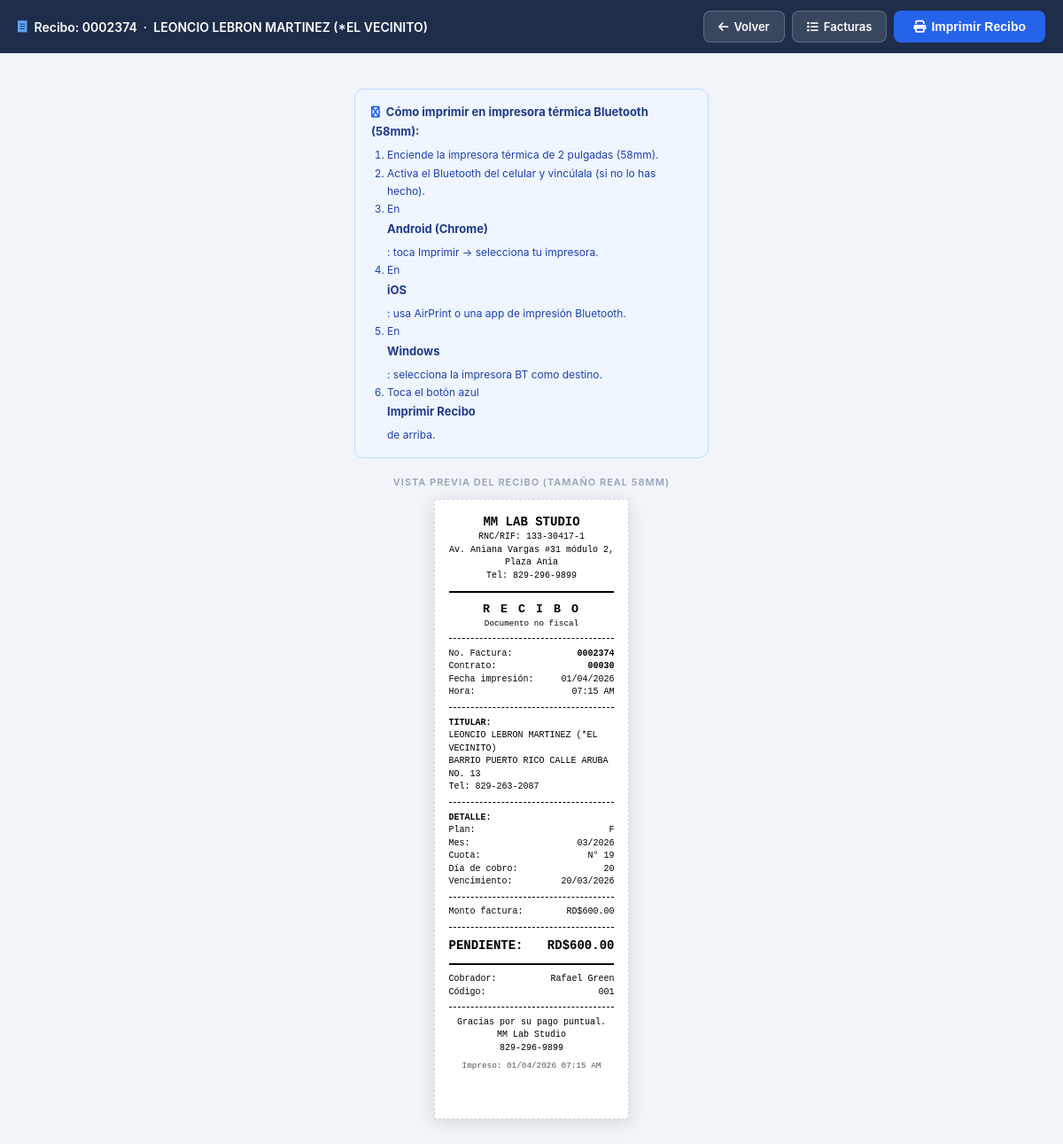
Screenshot of /cobrador/imprimir.php?factura_id=2559 (signed in) with the database file from the repository.
### tables this page shows
CREATE TABLE `facturas` (
  `id` int(11) NOT NULL,
  `numero_factura` varchar(7) NOT NULL,
  `cuota` int(11) NOT NULL,
  `mes_factura` varchar(7) NOT NULL,
  `contrato_id` int(11) NOT NULL,
  `fecha_emision` date NOT NULL,
  `fecha_vencimiento` date NOT NULL,
  `monto` decimal(10,2) NOT NULL,
  `monto_pendiente` decimal(10,2) DEFAULT 0.00,
  `estado` enum('pendiente','pagada','vencida','anulada','incompleta') DEFAULT 'pendiente',
  `notas` text DEFAULT NULL,
  `created_at` timestamp NOT NULL DEFAULT current_timestamp(),
  `updated_at` timestamp NOT NULL DEFAULT current_timestamp() ON UPDATE current_timestamp(),
  `cantidad_dependientes` int(11) DEFAULT 0,
  `tiene_geriatrico` tinyint(1) DEFAULT 0
);

CREATE TABLE `clientes` (
  `id` int(11) NOT NULL,
  `codigo` varchar(5) NOT NULL,
  `nombre` varchar(100) NOT NULL,
  `apellidos` varchar(100) NOT NULL,
  `cedula` varchar(13) NOT NULL,
  `telefono1` varchar(15) NOT NULL,
  `telefono2` varchar(15) DEFAULT NULL,
  `telefono3` varchar(15) DEFAULT NULL,
  `direccion` text NOT NULL,
  `email` varchar(100) NOT NULL,
  `fecha_nacimiento` date DEFAULT NULL,
  `fecha_registro` datetime NOT NULL,
  `estado` enum('activo','inactivo','suspendido') DEFAULT 'activo',
  `cobrador_id` int(11) NOT NULL,
  `vendedor_id` int(11) NOT NULL,
  `notas` text DEFAULT NULL,
  `created_at` timestamp NOT NULL DEFAULT current_timestamp(),
  `updated_at` timestamp NOT NULL DEFAULT current_timestamp() ON UPDATE current_timestamp()
);

CREATE TABLE `contratos` (
  `id` int(11) NOT NULL,
  `numero_contrato` varchar(20) DEFAULT NULL,
  `cliente_id` int(11) NOT NULL,
  `plan_id` int(11) NOT NULL,
  `fecha_inicio` date NOT NULL,
  `fecha_fin` date DEFAULT NULL,
  `monto_mensual` decimal(10,2) NOT NULL,
  `monto_total` decimal(10,2) NOT NULL,
  `dia_cobro` int(11) NOT NULL,
  `estado` enum('activo','cancelado','suspendido') DEFAULT 'activo',
  `vendedor_id` int(11) DEFAULT NULL,
  `notas` text DEFAULT NULL,
  `created_at` timestamp NOT NULL DEFAULT current_timestamp(),
  `updated_at` timestamp NOT NULL DEFAULT current_timestamp() ON UPDATE current_timestamp()
);

CREATE TABLE `planes` (
  `id` int(11) NOT NULL,
  `codigo` varchar(20) DEFAULT NULL,
  `nombre` varchar(100) NOT NULL,
  `descripcion` text DEFAULT NULL,
  `precio_base` decimal(10,2) NOT NULL,
  `cobertura_maxima` decimal(10,2) DEFAULT NULL,
  `edad_minima` int(11) DEFAULT NULL,
  `edad_maxima` int(11) DEFAULT NULL,
  `periodo_carencia` int(11) DEFAULT NULL,
  `estado` enum('activo','inactivo') DEFAULT 'activo',
  `created_at` timestamp NOT NULL DEFAULT current_timestamp(),
  `updated_at` timestamp NOT NULL DEFAULT current_timestamp() ON UPDATE current_timestamp()
);

CREATE TABLE `cobradores` (
  `id` int(11) NOT NULL,
  `codigo` varchar(3) NOT NULL,
  `nombre_completo` varchar(200) NOT NULL,
  `descripcion` text DEFAULT NULL,
  `fecha_ingreso` date NOT NULL,
  `estado` enum('activo','inactivo') DEFAULT 'activo',
  `usuario_id` int(11) DEFAULT NULL,
  `telefono` varchar(15) DEFAULT NULL,
  `email` varchar(100) DEFAULT NULL,
  `created_at` timestamp NOT NULL DEFAULT current_timestamp(),
  `updated_at` timestamp NOT NULL DEFAULT current_timestamp() ON UPDATE current_timestamp()
);

### cobrador/imprimir.php (the view, shortened to what this page needs)
<?php
require_once __DIR__ . '/config_cobrador.php';
$facturaId  = (int)($_GET['factura_id'] ?? 0);
try {
    $stmt = $conn->prepare("
        SELECT
            f.id,
            f.numero_factura,
            f.mes_factura,
            f.cuota,
            f.monto,
            f.fecha_emision,
            f.fecha_vencimiento,
            f.estado,
            f.notas,
            c.numero_contrato,
            c.dia_cobro,
            c.monto_mensual,
            cl.nombre,
            cl.apellidos,
            cl.cedula,
            cl.direccion,
            cl.telefono1,
            cl.telefono2,
            p.nombre          AS plan_nombre,
            co.nombre_completo AS cobrador_nombre,
            co.codigo          AS cobrador_codigo,
            cfg.nombre_empresa,
            cfg.rif            AS empresa_rif,
            cfg.direccion      AS empresa_dir,
            cfg.telefono       AS empresa_tel,
            cfg.email          AS empresa_email,
            COALESCE(
                (SELECT SUM(pg.monto)
                 FROM pagos pg
                 WHERE pg.factura_id = f.id
                   AND pg.estado     = 'procesado'), 0
            ) AS total_abonado
        FROM facturas f
        JOIN contratos            c   ON f.contrato_id  = c.id
        JOIN clientes             cl  ON c.cliente_id   = cl.id
        JOIN planes               p   ON c.plan_id      = p.id
        JOIN cobradores           co  ON co.id          = cl.cobrador_id
        CROSS JOIN configuracion_sistema cfg
        WHERE f.id = ?
        LIMIT 1
    ");
    $stmt->execute([$facturaId]);
    $f = $stmt->fetch(PDO::FETCH_ASSOC);
} catch (PDOException $e) {
    error_log('imprimir.php: ' . $e->getMessage());
    die('<p style="font-family:sans-serif;color:red;padding:20px;">
         Error al cargar la factura. Intenta de nuevo.</p>');
}
$montoPendiente = max(0, (float)$f['monto'] - (float)$f['total_abonado']);
$fechaImpresion = date('d/m/Y h:i A');
?>
<!DOCTYPE html>
<html lang="es">
<head>
  <link rel="stylesheet" href="https://cdnjs.cloudflare.com/ajax/libs/font-awesome/6.5.0/css/all.min.css">
</head>
<body>
<div class="controles no-print">
  <div class="controles-titulo">
    <i class="fas fa-receipt"></i>
    Recibo: <?= htmlspecialchars($f['numero_factura']) ?>
    &nbsp;·&nbsp;
    <?= htmlspecialchars($f['nombre'] . ' ' . $f['apellidos']) ?>
  </div>
  <div class="controles-btns">
    <a href="javascript:history.back()" class="btn-ctrl btn-volver">
      <i class="fas fa-arrow-left"></i> Volver
    </a>
    <a href="facturas.php" class="btn-ctrl btn-volver">
      <i class="fas fa-list"></i> Facturas
    </a>
    <button class="btn-ctrl btn-imprimir" onclick="window.print()">
      <i class="fas fa-print"></i> Imprimir Recibo
    </button>
  </div>
</div>
<div class="pagina-wrapper">
  <div class="instrucciones no-print">
    <strong>
      <i class="fas fa-bluetooth" style="color:#2563EB;margin-right:4px;"></i>
      Cómo imprimir en impresora térmica Bluetooth (58mm):
    </strong>
    <ol>
      <li>Enciende la impresora térmica de 2 pulgadas (58mm).</li>
      <li>Activa el Bluetooth del celular y vincúlala (si no lo has hecho).</li>
      <li>En <strong>Android (Chrome)</strong>: toca Imprimir → selecciona tu impresora.</li>
      <li>En <strong>iOS</strong>: usa AirPrint o una app de impresión Bluetooth.</li>
      <li>En <strong>Windows</strong>: selecciona la impresora BT como destino.</li>
      <li>Toca el botón azul <strong>Imprimir Recibo</strong> de arriba.</li>
    </ol>
  </div>
  <div class="label-preview no-print">
    Vista previa del recibo (tamaño real 58mm)
  </div>
  <div class="recibo">
    <div class="r-c r-lg">
      <?= htmlspecialchars(mb_strtoupper($f['nombre_empresa'])) ?>
    </div>
    <?php if ($f['empresa_rif']): ?>
    <div class="r-c r-sm">
      RNC/RIF: <?= htmlspecialchars($f['empresa_rif']) ?>
    </div>
    <?php endif; ?>
    <?php if ($f['empresa_dir']): ?>
    <div class="r-c r-sm">
      <?= htmlspecialchars(mb_substr($f['empresa_dir'], 0, 42)) ?>
    </div>
    <?php endif; ?>
    <?php if ($f['empresa_tel']): ?>
    <div class="r-c r-sm">
      Tel: <?= htmlspecialchars($f['empresa_tel']) ?>
    </div>
    <?php endif; ?>
    <div class="r-sep2"></div>
    <div class="r-c r-b" style="font-size:10pt;letter-spacing:2px;">
      R E C I B O
    </div>
    <div class="r-c r-xs">Documento no fiscal</div>
    <div class="r-sep"></div>
    <div class="r-row r-sm">
      <span>No. Factura:</span>
      <span class="r-b"><?= htmlspecialchars($f['numero_factura']) ?></span>
    </div>
    <div class="r-row r-sm">
      <span>Contrato:</span>
      <span class="r-b"><?= htmlspecialchars($f['numero_contrato']) ?></span>
    </div>
    <div class="r-row r-sm">
      <span>Fecha impresión:</span>
      <span><?= date('d/m/Y') ?></span>
    </div>
    <div class="r-row r-sm">
      <span>Hora:</span>
      <span><?= date('h:i A') ?></span>
    </div>
    <div class="r-sep"></div>
    <div class="r-sm r-b">TITULAR:</div>
    <div class="r-sm">
      <?= htmlspecialchars(mb_strtoupper($f['nombre'] . ' ' . $f['apellidos'])) ?>
    </div>
    <?php if ($f['direccion']): ?>
    <div class="r-sm" style="word-break:break-word;">
      <?= htmlspecialchars(mb_substr($f['direccion'], 0, 50)) ?>
    </div>
    <?php endif; ?>
    <?php if ($f['telefono1']): ?>
    <div class="r-sm">
      Tel: <?= htmlspecialchars($f['telefono1']) ?>
    </div>
    <?php endif; ?>
    <div class="r-sep"></div>
    <div class="r-sm r-b">DETALLE:</div>
    <div class="r-row r-sm">
      <span>Plan:</span>
      <span><?= htmlspecialchars(mb_substr($f['plan_nombre'], 0, 20)) ?></span>
    </div>
    <div class="r-row r-sm">
      <span>Mes:</span>
      <span><?= htmlspecialchars($f['mes_factura']) ?></span>
    </div>
    <?php if ($f['cuota']): ?>
    <div class="r-row r-sm">
      <span>Cuota:</span>
      <span>N° <?= (int)$f['cuota'] ?></span>
    </div>
    <?php endif; ?>
    <div class="r-row r-sm">
      <span>Día de cobro:</span>
      <span><?= (int)$f['dia_cobro'] ?></span>
    </div>
    <div class="r-row r-sm">
      <span>Vencimiento:</span>
      <span><?= date('d/m/Y', strtotime($f['fecha_vencimiento'])) ?></span>
    </div>
    <div class="r-sep"></div>
    <div class="r-row r-sm">
      <span>Monto factura:</span>
      <span>RD$<?= number_format((float)$f['monto'], 2) ?></span>
    </div>
    <div class="r-sep"></div>
    <div class="r-row r-b" style="font-size:10.5pt;">
      <span>PENDIENTE:</span>
      <span>RD$<?= number_format($montoPendiente, 2) ?></span>
    </div>
    <div class="r-sep2"></div>
    <div class="r-row r-sm">
      <span>Cobrador:</span>
      <span><?= htmlspecialchars(mb_substr($f['cobrador_nombre'], 0, 22)) ?></span>
    </div>
    <div class="r-row r-sm">
      <span>Código:</span>
      <span><?= htmlspecialchars($f['cobrador_codigo']) ?></span>
    </div>
    <div class="r-sep"></div>
    <div class="r-c r-sm" style="margin-top:1mm;">
      Gracias por su pago puntual.
    </div>
    <div class="r-c r-sm">
      <?= htmlspecialchars($f['nombre_empresa']) ?>
    </div>
    <?php if ($f['empresa_tel']): ?>
    <div class="r-c r-sm">
      <?= htmlspecialchars($f['empresa_tel']) ?>
    </div>
    <?php endif; ?>
    <div class="r-c r-xs" style="margin-top:1.5mm;color:#555;">
      Impreso: <?= $fechaImpresion ?>
    </div>
    <div style="height:8mm;"></div>
  </div>
</div>
</body>
</html>

### cobrador/imprimir.php (style rules this page uses)
* { box-sizing: border-box; margin: 0; padding: 0; }
body { font-family: 'Inter', -apple-system, sans-serif; background: #f1f5f9; min-height: 100vh; }
.controles { background: #1e2d4a; padding: 12px 20px; display: flex; align-items: center; justify-content: space-between; flex-wrap: wrap; gap: 10px; position: sticky; top: 0; z-index: 100; }
.controles-titulo { color: #fff; font-size: 14px; font-weight: 600; display: flex; align-items: center; gap: 8px; }
.controles-titulo i { color: #60a5fa; }
.controles-btns { display: flex; gap: 8px; flex-wrap: wrap; }
.btn-ctrl { display: inline-flex; align-items: center; gap: 6px; padding: 8px 16px; border-radius: 8px; font-size: 13px; font-weight: 600; cursor: pointer; border: none; text-decoration: none; transition: all .15s; }
.btn-imprimir { background: #2563EB; color: #fff; font-size: 14px; padding: 10px 22px; }
.btn-volver { background: rgba(255,255,255,.12); color: #fff; border: 1px solid rgba(255,255,255,.2); }
.instrucciones { background: #eff6ff; border: 1px solid #bfdbfe; border-radius: 10px; padding: 14px 18px; margin: 20px auto; max-width: 400px; font-size: 12px; color: #1e40af; line-height: 1.7; }
.instrucciones strong { display: block; font-size: 13px; margin-bottom: 6px; color: #1e3a8a; }
.instrucciones ol { padding-left: 18px; }
.pagina-wrapper { display: flex; flex-direction: column; align-items: center; padding: 20px 16px 40px; }
.label-preview { font-size: 11px; color: #94a3b8; text-transform: uppercase; letter-spacing: 1px; margin-bottom: 12px; font-weight: 600; }
.recibo { width: 58mm; background: #fff; padding: 4mm 4mm 6mm; border: 1px dashed #d1d5db; box-shadow: 0 4px 20px rgba(0,0,0,.12); font-family: 'Courier New', Courier, monospace; font-size: 8.5pt; color: #000; line-height: 1.45; }
.r-c { text-align: center; }
.r-b { font-weight: 700; }
.r-lg { font-size: 10.5pt; font-weight: 700; }
.r-sm { font-size: 7.5pt; }
.r-xs { font-size: 7pt; }
.r-sep { border-top: 1px dashed #000; margin: 2.5mm 0; }
.r-sep2 { border-top: 2px solid #000; margin: 2.5mm 0; }
.r-row { display: flex; justify-content: space-between; gap: 4px; }
.r-row span:first-child { flex-shrink: 0; }
.r-row span:last-child { text-align: right; }

### rows the page displays
facturas: numero_factura "0002374", clientes.nombre+apellidos "LEONCIO LEBRON MARTINEZ (*EL VECINITO)", contrato.numero_contrato "00030", clientes.direccion "BARRIO PUERTO RICO CALLE ARUBA NO. 13", clientes.telefono1 "829-263-2087", planes.nombre "F", mes_factura "03/2026", cuota "19", contrato.dia_cobro "20", fecha_vencimiento "20/03/2026", monto "600.00", cobradores.nombre_completo "Rafael Green", cobradores.codigo "001"

### other values shown
mb_strtoupper($f['nombre_empresa']) "MM LAB STUDIO"
$f['empresa_rif'] "133-30417-1"
mb_substr($f['empresa_dir'], 0, 42) "Av. Aniana Vargas #31 módulo 2, Plaza Ania"
$f['empresa_tel'] "829-296-9899"
$f['nombre_empresa'] "MM Lab Studio"
